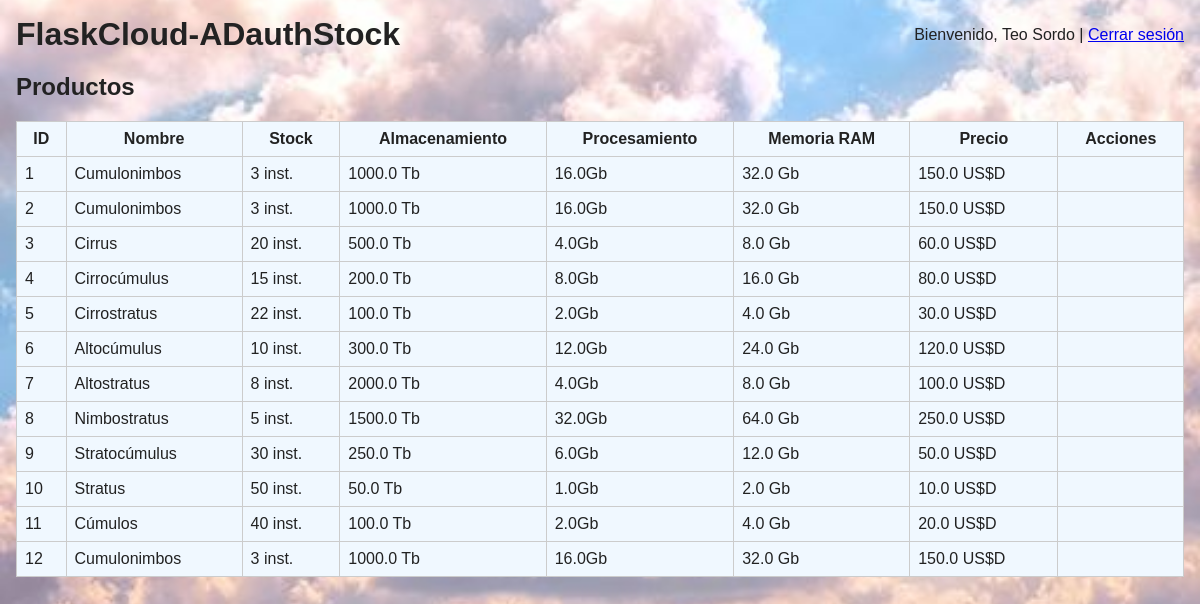
Screenshot of /products (signed in) with the database file from the repository.
### app/models.py (models this page shows, shortened)
class ADUser(db.Model, UserMixin):
    __tablename__ = 'ad_users'
    username = db.Column(db.String(150), primary_key=True)
    display_name = db.Column(db.String(200))
    roles = db.Column(db.String(200))  # comma-separated AD groups
    last_login = db.Column(db.DateTime, default=datetime.utcnow)

class Product(db.Model):
    __tablename__ = 'products'
    id = db.Column(db.Integer, primary_key=True)
    nombre = db.Column(db.String(200), nullable=False)
    genero = db.Column(db.String(50), nullable=False)
    altura = db.Column(db.String(20))  # 'baja', 'media', 'alta'
    tipo_servicio = db.Column(db.String(10))  # 'SaaS', 'PaaS', 'IaaS'
    capacidad_almacenamiento = db.Column(db.Float)  # GB
    capacidad_procesamiento = db.Column(db.Float)   # vCPUs
    memoria_ram = db.Column(db.Float)              # GB
    precio_mensual = db.Column(db.Float)
    escalable = db.Column(db.Boolean, default=True)
    descripcion = db.Column(db.Text)
    stock_disponible = db.Column(db.Integer, default=0)

### app/routes.py (the view)
@bp.route('/products')
def products():
    prods = Product.query.all()
    return render_template('products.html', products=prods)

### app/routes.py (called while the page is built)
@login_manager.user_loader
def load_user(user_id):
    return ADUser.query.get(user_id)

### app/templates/products.html (shortened to what this page needs)
{% extends 'base.html' %}
{% block body %}
  <h2>Productos</h2>
  <table class="tables">
    <thead><tr><th>ID</th><th>Nombre</th><th>Stock</th><th>Almacenamiento</th><th>Procesamiento</th><th>Memoria RAM</th><th>Precio</th><th>Acciones</th></tr></thead>
    <tbody>
      {% for p in products %}
        <tr>
          <td>{{ p.id }}</td>
          <td>{{ p.nombre }}</td>
          <td>{{ p.stock_disponible }} inst.</td>
          <td>{{ p.capacidad_almacenamiento }} Tb</td>
          <td>{{ p.capacidad_procesamiento }}Gb</td>
          <td>{{ p.memoria_ram }} Gb</td>
          <td>{{ p.precio_mensual }} US$D</td>
          <td>
          </td>
        </tr>
      {% endfor %}
    </tbody>
  </table>
{% endblock %}

### app/templates/base.html (shortened to what this page needs)
<!doctype html>
<html lang="es">
  <head>
    {% block head %}
    <link rel="stylesheet" href="{{ url_for('static', filename='style.css') }}">
    {% endblock %}
  </head>
  <body>
    <header>
      <h1>FlaskCloud-ADauthStock</h1>
      {% if current_user.is_authenticated %}
        <div>Bienvenido, {{ current_user.display_name or current_user.username }} | <a href="{{ url_for('main.logout') }}">Cerrar sesión</a></div>
      {% endif %}
    </header>
    <main>
      {% block body %}{% endblock %}
    </main>
  </body>
</html>

### app/static/style.css (style rules this page uses)
body { font-family: Arial, sans-serif; margin: 1rem; color: #222;background: url('./images/nubecitas.png') no-repeat center center fixed; background-size: cover; }
header { display:flex; justify-content:space-between; align-items:center }
h1 { margin: 0 }
table { border-collapse: collapse; width: 100%; margin-top: 1rem }
table, th, td { border: 1px solid #ccc ; background-color: aliceblue; }
th, td { padding: 0.5rem }

### rows the page displays
ADUser: display_name "Teo Sordo"
Product: id "1", nombre "Cumulonimbos", stock_disponible "3", capacidad_almacenamiento "1000.0", capacidad_procesamiento "16.0", memoria_ram "32.0", precio_mensual "150.0"
Product: id "2", nombre "Cumulonimbos", stock_disponible "3", capacidad_almacenamiento "1000.0", capacidad_procesamiento "16.0", memoria_ram "32.0", precio_mensual "150.0"
Product: id "3", nombre "Cirrus", stock_disponible "20", capacidad_almacenamiento "500.0", capacidad_procesamiento "4.0", memoria_ram "8.0", precio_mensual "60.0"
Product: id "4", nombre "Cirrocúmulus", stock_disponible "15", capacidad_almacenamiento "200.0", capacidad_procesamiento "8.0", memoria_ram "16.0", precio_mensual "80.0"
Product: id "5", nombre "Cirrostratus", stock_disponible "22", capacidad_almacenamiento "100.0", capacidad_procesamiento "2.0", memoria_ram "4.0", precio_mensual "30.0"
Product: id "6", nombre "Altocúmulus", stock_disponible "10", capacidad_almacenamiento "300.0", capacidad_procesamiento "12.0", memoria_ram "24.0", precio_mensual "120.0"
Product: id "7", nombre "Altostratus", stock_disponible "8", capacidad_almacenamiento "2000.0", capacidad_procesamiento "4.0", memoria_ram "8.0", precio_mensual "100.0"
Product: id "8", nombre "Nimbostratus", stock_disponible "5", capacidad_almacenamiento "1500.0", capacidad_procesamiento "32.0", memoria_ram "64.0", precio_mensual "250.0"
Product: id "9", nombre "Stratocúmulus", stock_disponible "30", capacidad_almacenamiento "250.0", capacidad_procesamiento "6.0", memoria_ram "12.0", precio_mensual "50.0"
Product: id "10", nombre "Stratus", stock_disponible "50", capacidad_almacenamiento "50.0", capacidad_procesamiento "1.0", memoria_ram "2.0", precio_mensual "10.0"
Product: id "11", nombre "Cúmulos", stock_disponible "40", capacidad_almacenamiento "100.0", capacidad_procesamiento "2.0", memoria_ram "4.0", precio_mensual "20.0"
Product: id "12", nombre "Cumulonimbos", stock_disponible "3", capacidad_almacenamiento "1000.0", capacidad_procesamiento "16.0", memoria_ram "32.0", precio_mensual "150.0"
